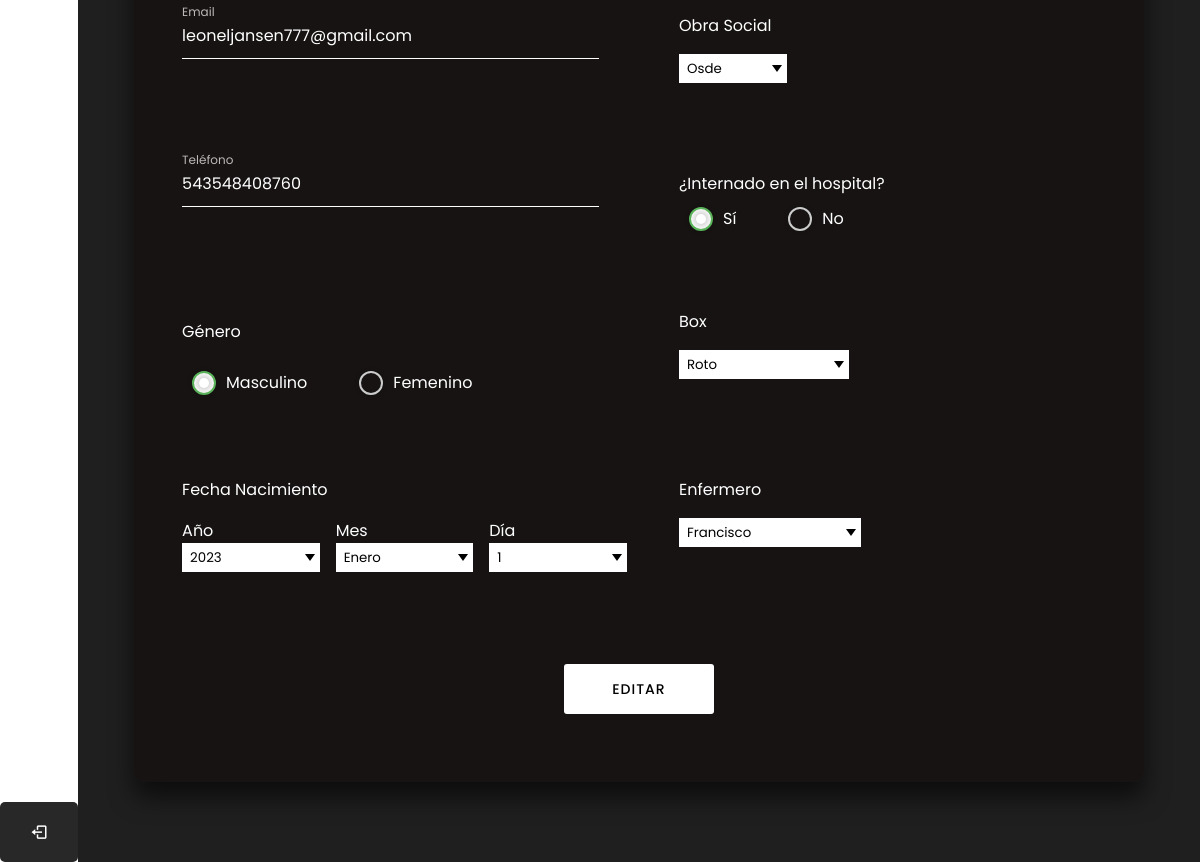
/editar_paciente/1/ (signed in, lower part), run on an earlier commit of the app's database.
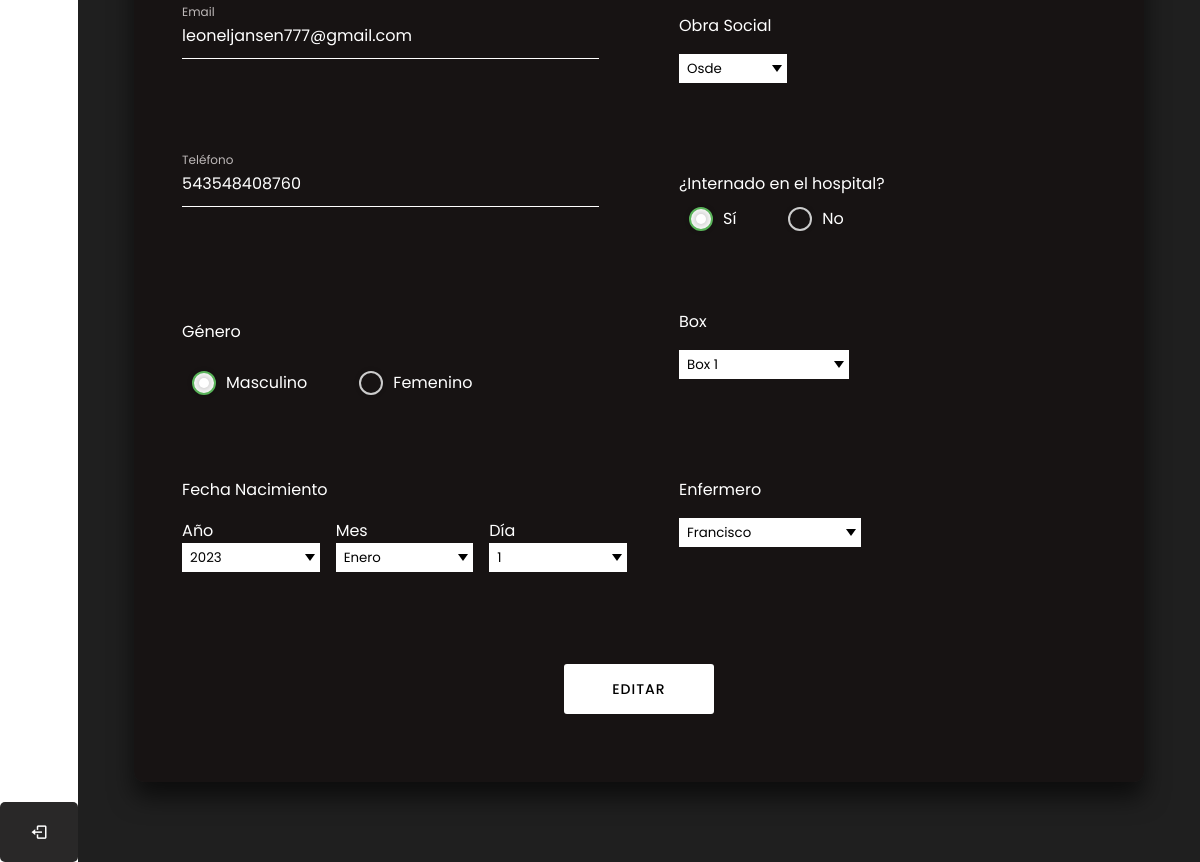
And on a later commit of the database.
### sitio/models.py (models this page shows)
class Paciente(models.Model):
    DNI = models.CharField(max_length=8)
    nombre = models.CharField(max_length=255)
    apellido = models.CharField(max_length=255)
    direccion = models.TextField()
    email = models.EmailField()
    obra_social=models.CharField(max_length=30)
    fecha_nacimiento=models.DateField(null=True)
    genero=models.CharField(max_length=12, default='masculino')
    telefono = models.CharField(max_length=12)  # Puedes ajustar el patrón de validación según tu necesidad
    alergia = models.CharField(max_length=255, blank=True, default='No',null=True)
    enfermedad_cronica = models.CharField(max_length=255, blank=True, default='No',null=True)
    tratamiento_medico = models.CharField(max_length=255, blank=True, default='No',null=True)
    enfermedades_o_cirugias = models.TextField(max_length=255, blank=True, default='No',null=True)
    enfermero=models.ForeignKey(Enfermeros,on_delete=models.SET_DEFAULT,null=True , default=None, blank=True)
    internado=models.CharField(max_length=2, default='No')
    sala=models.ForeignKey(Salas,on_delete=models.SET_DEFAULT,null=True , default=None, blank=True)

class Salas(models.Model):
    nombre=models.CharField(max_length=50)
    tipo_sala=models.CharField(max_length=50)

class Enfermeros(models.Model):
    DNI = models.CharField(max_length=8)
    nombre = models.CharField(max_length=255)
    apellido = models.CharField(max_length=255)
    direccion = models.TextField()
    email = models.EmailField()
    fecha_nacimiento=models.DateField()
    genero=models.CharField(max_length=12, default='masculino')
    telefono = models.CharField(max_length=12)
    lunesMI = models.TimeField(null=True)
    lunesMF = models.TimeField(null=True)
    lunesTI = models.TimeField(null=True)
    lunesTF = models.TimeField(null=True)
    martesMI = models.TimeField(null=True)
    martesMF = models.TimeField(null=True)
    martesTI = models.TimeField(null=True)
    martesTF = models.TimeField(null=True)
    miercolesMI = models.TimeField(null=True)
    miercolesMF = models.TimeField(null=True)
    miercolesTI = models.TimeField(null=True)
    miercolesTF = models.TimeField(null=True)
    juevesMI = models.TimeField(null=True)
    juevesMF = models.TimeField(null=True)
    juevesTI = models.TimeField(null=True)
    juevesTF = models.TimeField(null=True)
    viernesMI = models.TimeField(null=True)
    viernesMF = models.TimeField(null=True)
    viernesTI = models.TimeField(null=True)
    viernesTF = models.TimeField(null=True)
    sabadoMI = models.TimeField(null=True)
    sabadoMF = models.TimeField(null=True)
    sabadoTI = models.TimeField(null=True)
    sabadoTF = models.TimeField(null=True)
    domingoMI = models.TimeField(null=True)
    domingoMF = models.TimeField(null=True)
    domingoTI = models.TimeField(null=True)
    domingoTF = models.TimeField(null=True)

### sitio/views.py (the view, shortened to what this page needs)
# urls.py: path('editar_paciente/<int:paciente_id>/',login_required(views.editar_paciente),name='editar_paciente'),
@user_passes_test(is_medico_admin_o_enfermero)
def editar_paciente (request,paciente_id):
    paciente = get_object_or_404(Paciente, id=paciente_id)
    enferme = Enfermeros.objects.all()
    sala= Salas.objects.all()
    valores = {'sala': sala, 'enfermeros': enferme, 'paciente': paciente}
    return render(request, 'editar_paciente.html',valores)

### sitio/views.py (called while the page is built)
def is_medico_admin_o_enfermero(user):
    return (
        user.groups.filter(name='Médico').exists() or
        user.groups.filter(name='Enfermero').exists() or
        user.groups.filter(name='ADMIN').exists()
    )

### sitio/templates/editar_paciente.html (shortened to what the changed rows need)
{% extends 'layouts/nav.html' %}
{% load static %}
{% block content %}
<head>
    <link rel="stylesheet" href="{% static '/styles/agregar_editar_pacientes_styles.css' %}">
</head>
    <div class="container_agregar_paciente">
        <form class="form_agregar_paciente" action="" method="post">
            <div class="user-box email">
                <input type="email" value="{{ paciente.email }}" name="email" required>
                <label class="label_input">Email</label>
            </div>
            <div class="user-box select_container obra_social">
                <div class="select">
                    <select name="obra_social">
                        <option value="osde" {% if paciente.obra_social == "osde" %}selected{% endif %}>Osde</option>
                    </select>
                </div>
            </div>
            <div class="user-box telefono">
                <input type="tel" value="{{ paciente.telefono }}" name="telefono" required id="telefonoInput">
                <label class="label_input">Teléfono</label>
            </div>
            <div class="user-box select_container enfermero" id="desaparecer_with_radio1">
                <div class="select">
                    <select required name="enfermero asignado" id="enfermero_asig" >
                        {% for en in enfermeros %}
                        {% if en.id != 0 %}
                            <option value="{{ en.id }}" {% if en.id == paciente.enfermero.id %} selected="selected" {% endif %}>{{ en.nombre }}</option>
                        {% endif %}
                        {% endfor %}
                    </select>
                </div>
            </div>
            <div class="user-box select_container zona" id="desaparecer_with_radio2">
                <div class="select">
                    <select required name="zona paciente" id="zona_paciente" >
                        {% for sa in sala %}
                            {% if sa.tipo_sala == 'box' %}
                                <option   option value="{{ sa.id }}" {% if sa.id == paciente.sala.id %} selected="selected" {% endif %}>{{ sa.nombre }}</option>
                            {% endif %}
                        {% endfor %}
                    </select>
                </div>
            </div>
        </form>
    </div>
{% endblock %}

What changed in the data, as far as the page shows it:
changed through a linked row, Paciente "leoneljansen777@gmail.com": sala.nombre "Roto" → "Box 1"
